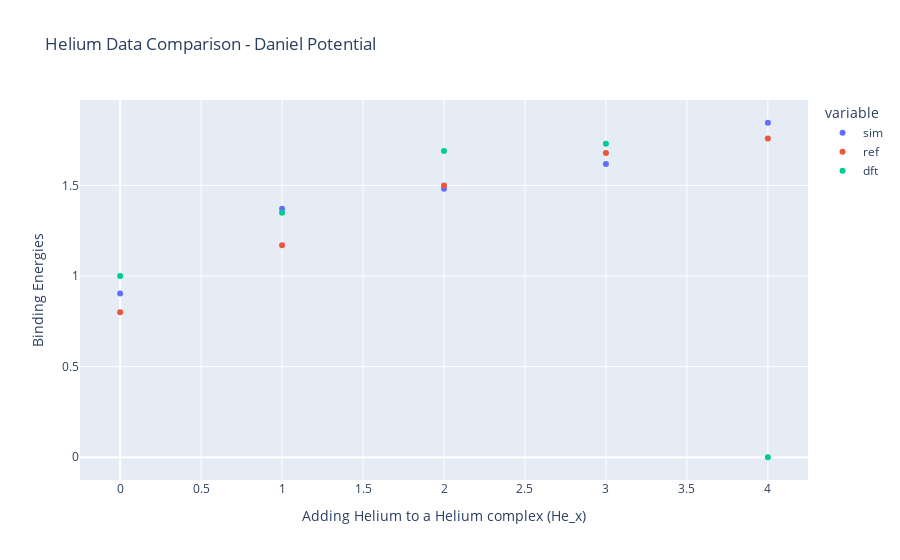

Notebook code cell kept with this figure:
### Code cell
energy = np.array(data['V_0H_0He_x add He']['energy_opt_lst'])

binding = {}

binding['sim'] = -np.diff(energy) - perfect + he_int
binding['sim'] = binding['sim'][1:]

binding['x'] = np.arange(0, len(energy)-2)

binding['ref'] = np.array([0.8, 1.17, 1.50, 1.68, 1.76])

binding['dft'] = np.array([1.00, 1.35, 1.69, 1.73, 0])

binding_df = pd.DataFrame(binding)

# Create a line plot using Plotly Express
fig = px.scatter(binding_df, x='x', y=['sim', 'ref', 'dft'],
              labels={'x': 'Adding Helium to a Helium complex (He_x)', 'value': 'Binding Energies'},
              title='Helium Data Comparison - Daniel Potential')

# Show the plot
fig.show()

### Figure 1 — Plotly figure (JSON) as saved in the notebook; plotly's stock layout.template omitted (floating-point values rounded to 4 significant figures)
{"data": [{"hovertemplate": "variable=sim<br>Adding Helium to a Helium complex (He_x)=%{x}<br>Binding Energies=%{y}<extra></extra>", "legendgroup": "sim", "marker": {"color": "#636efa", "symbol": "circle"}, "mode": "markers", "name": "sim", "orientation": "v", "showlegend": true, "type": "scatter", "x": [0, 1, 2, 3, 4], "xaxis": "x", "y": [0.904, 1.371, 1.482, 1.619, 1.846], "yaxis": "y"}, {"hovertemplate": "variable=ref<br>Adding Helium to a Helium complex (He_x)=%{x}<br>Binding Energies=%{y}<extra></extra>", "legendgroup": "ref", "marker": {"color": "#EF553B", "symbol": "circle"}, "mode": "markers", "name": "ref", "orientation": "v", "showlegend": true, "type": "scatter", "x": [0, 1, 2, 3, 4], "xaxis": "x", "y": [0.8, 1.17, 1.5, 1.68, 1.76], "yaxis": "y"}, {"hovertemplate": "variable=dft<br>Adding Helium to a Helium complex (He_x)=%{x}<br>Binding Energies=%{y}<extra></extra>", "legendgroup": "dft", "marker": {"color": "#00cc96", "symbol": "circle"}, "mode": "markers", "name": "dft", "orientation": "v", "showlegend": true, "type": "scatter", "x": [0, 1, 2, 3, 4], "xaxis": "x", "y": [1, 1.35, 1.69, 1.73, 0], "yaxis": "y"}], "layout": {"legend": {"title": {"text": "variable"}, "tracegroupgap": 0}, "title": {"text": "Helium Data Comparison - Daniel Potential"}, "xaxis": {"anchor": "y", "domain": [0, 1], "title": {"text": "Adding Helium to a Helium complex (He_x)"}}, "yaxis": {"anchor": "x", "domain": [0, 1], "title": {"text": "Binding Energies"}}}}
